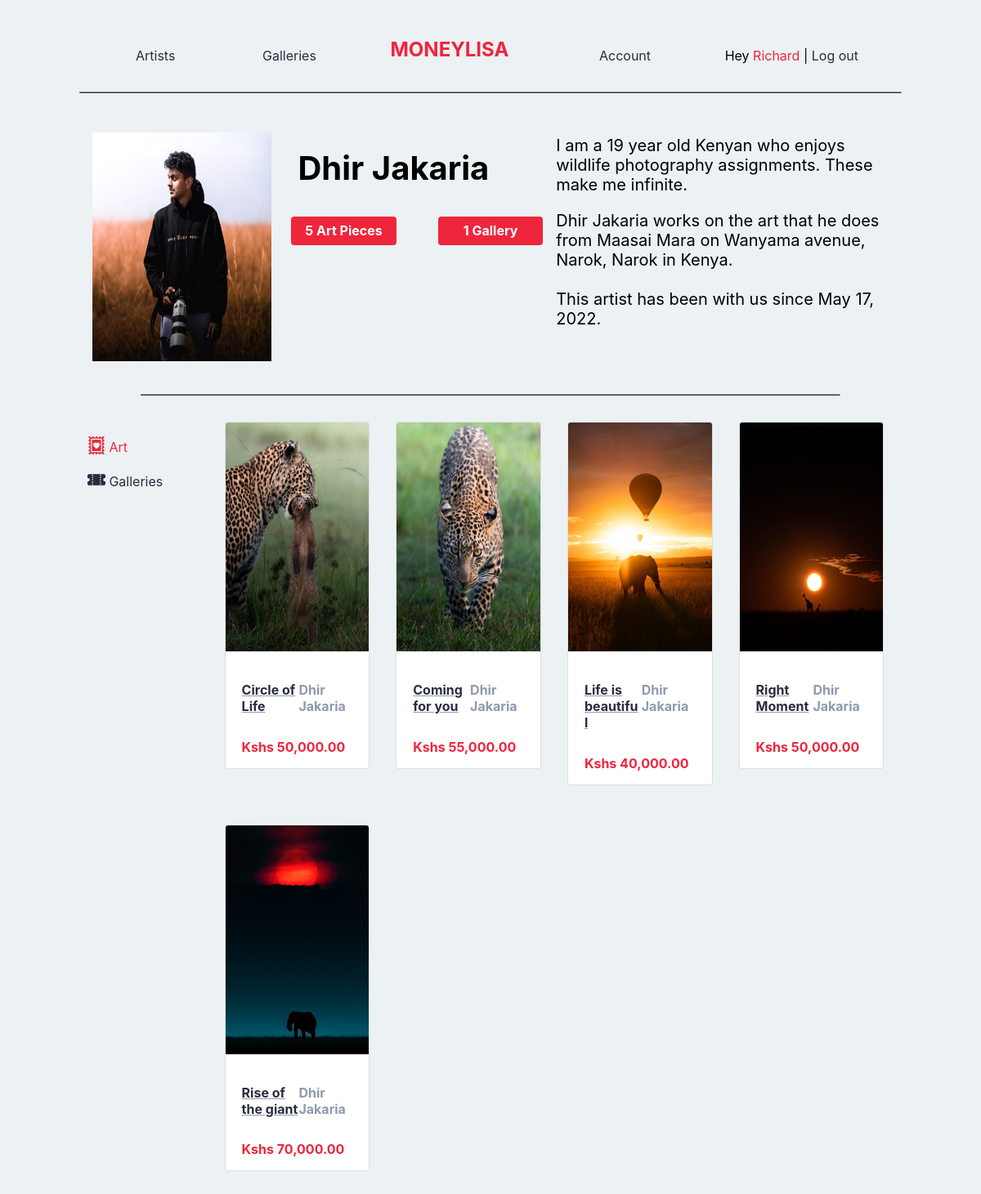
Page /artist-portfolio.php?id=30 (signed in) on the committed database.
### tables this page shows
CREATE TABLE `users` (
  `id` int(11) NOT NULL,
  `name` varchar(128) NOT NULL,
  `email` varchar(255) NOT NULL,
  `password_hash` varchar(255) NOT NULL,
  `isAdmin` varchar(20) DEFAULT 'no',
  `isArtist` varchar(20) DEFAULT 'no',
  `created_at` timestamp NOT NULL DEFAULT current_timestamp()
);

CREATE TABLE `artist_details` (
  `id` int(11) NOT NULL,
  `artist_id` int(11) NOT NULL,
  `artist_name` varchar(128) NOT NULL,
  `profile_image` varchar(255) DEFAULT NULL,
  `building` varchar(255) DEFAULT NULL,
  `street` varchar(255) NOT NULL,
  `town` varchar(255) NOT NULL,
  `county` varchar(255) NOT NULL,
  `story` varchar(255) NOT NULL,
  `created_at` timestamp NOT NULL DEFAULT current_timestamp()
);

CREATE TABLE `art` (
  `id` int(11) NOT NULL,
  `artist_id` int(11) DEFAULT NULL,
  `artist_name` varchar(128) DEFAULT NULL,
  `title` varchar(128) NOT NULL,
  `story` longtext NOT NULL,
  `price` int(128) NOT NULL,
  `palletes` int(128) DEFAULT NULL,
  `img_path` varchar(255) NOT NULL,
  `created_at` timestamp NULL DEFAULT current_timestamp()
);

### artist-portfolio.php (the view, shortened to what this page needs)
<?php
if (isset($_SESSION["user_id"])) {
    $mysqli = require __DIR__ . "/database.php";
    $sql = "SELECT * FROM users
            WHERE id = {$_SESSION["user_id"]}";
    $result = $mysqli->query($sql);
    $user = $result->fetch_assoc();
}
?>
<?php
$sql = "SELECT * FROM users
        WHERE id = {$_GET["id"]}";
$result = $mysqli->query($sql);
$artist = $result->fetch_assoc();
$sql = "SELECT * FROM artist_details
        WHERE artist_id = {$_GET["id"]}";
$detail_result = $mysqli->query($sql);
$artist_details = $detail_result->fetch_assoc();
$sql = "SELECT COUNT(*) AS art_count FROM art
        WHERE artist_id = {$_GET["id"]}";
$art_count_result = $mysqli->query($sql);
$art_count = $art_count_result->fetch_assoc();
$sql = "SELECT COUNT(*) AS gallery_count FROM galleries
        WHERE artist_id = {$_GET["id"]}";
$gallery_count_result = $mysqli->query($sql);
$gallery_count = $gallery_count_result->fetch_assoc();
?>
<!DOCTYPE html>
<html lang="en">
<head>
    <link rel='stylesheet' href='styles/main.css'>
    <link rel='stylesheet' href='styles/utility.css'>
    <link rel='stylesheet' href='https://cdn.jsdelivr.net/npm/bootstrap-icons@1.8.1/font/bootstrap-icons.css'>
</head>
<body>
    <?php include __DIR__ . "/navbar.php"; ?>
    <main>
        <div class='container-cart'>
            <div class='row'>
                <div class='col-md-12 col-lg-12'>
                    <div class='d-flex justify-content-between flex-wrap flex-md-nowrap align-items-center pt-3 pb-2 mb-3 border-bottom'>
                        <div class='row'>
                            <div class='col-md-3 col-lg-3 p-3'>
                                <img src='<?= $artist_details['profile_image'] ?>' alt='<?= $artist['name'] ?>' class='card-img-top'>
                            </div>
                            <div class='col-md-9 col-lg-9'>
                                <div class='row px-2'>
                                    <div class='col-md-5 col-lg-5'>
                                        <h1 class='fs-1 p-2'>
                                            <?= $artist['name'] ?>
                                        </h1>
                                        <div class='row justify-content-between'>
                                            <span class='col-5 badge badge-imperial'>
                                                <?= $art_count['art_count'] ?> <?= $art_count['art_count'] == 1 ? " Art Piece" : "Art Pieces" ?>
                                            </span>
                                            <span class='col-5 badge badge-imperial'>
                                                <?= $gallery_count['gallery_count'] ?> <?= $gallery_count['gallery_count'] == 1 ? "Gallery" : "Galleries" ?>
                                            </span>
                                        </div>
                                    </div>
                                    <div class='col-md-7 col-lg-7 px-3'>
                                        <p class='fs-5'>
                                            <?= $artist_details['story'] ?>
                                        </p>
                                        <p class='fs-5'>
                                            <?= $artist_details['artist_name'] ?> works on the art that he does from <?= $artist_details['building'] ?> on <?= $artist_details['street'] ?>, <?= $artist_details['town'] ?>, <?= $artist_details['county'] ?> in Kenya.
                                            <br />
                                            <br />
                                            This artist has been with us since <?php
                                                                                $date = date_create($artist_details['created_at']);
                                                                                echo date_format($date, 'F j, Y');
                                                                                ?>.
                                        </p>
                                    </div>
                                </div>
                            </div>
                        </div>
                    </div>
                    <hr class='mobile-hide hr' />
                </div>
            </div>
        </div>
        <div class='container-flex' style='padding-left:7%; padding-right:8%;'>
            <div class='row'>
                <nav class='col-md-3 col-lg-2 d-md-block'>
                    <div class='position-sticky pt-3 background-cultured'>
                        <ul class='nav flex-column'>
                            <li class='nav-item'>
                                <a class='nav-link active' aria-current='page' href='#'>
                                    <i class='bi bi-postage-heart-fill imperial-red' style='font-size: 22px;'></i>
                                    Art
                                </a>
                            </li>
                            <li class='nav-item'>
                                <a class='nav-link' href='artist-gallery-portfolio.php?id=<?= $artist['id'] ?>'>
                                    <i class='bi bi-ticket-perforated-fill' style='font-size: 22px;'></i>
                                    Galleries
                                </a>
                            </li>
                        </ul>
                    </div>
                </nav>
                <div class='col-md-9 col-lg-10'>
                    <div class='row'>
                        <?php
                        $mysqli = require __DIR__ . '/database.php';
                        $fetch_stmt = "SELECT * FROM art WHERE artist_id = {$artist['id']}";
                        $result = $mysqli->query($fetch_stmt);
                        if ($result->num_rows > 0) {
                            while ($row = $result->fetch_assoc()) {
                                $artist_id = $row['artist_id'];
                                $piece_id = $row['id'];
                                $piece_title = $row['title'];
                                $artist_name = $row['artist_name'];
                                $piece_price = $row['price'];
                                $piece_dir = $row['img_path'];
                        ?>
                                <div class='col-lg-3 col-md-6 col-sm-12 px-3 py-4'>
                                    <div class='card'>
                                        <img src='<?= $piece_dir ?>' class='card-img-top' alt='<? $piece_title ?>'>
                                        <div class='card-body'>
                                            <div class='row ml-1'>
                                                <div class='col-6'>
                                                    <a href='art-piece-details.php?id=<?= $piece_id ?>'>
                                                        <h4 class='space-cadet cadet-underlined'><?= $piece_title ?></h4>
                                                    </a>
                                                </div>
                                                <div class='col-6'>
                                                    <a href='artist-details.php?id=<?= $artist_id ?>' class='plain'>
                                                        <h4 class='card-title manatee'><?= $artist_name ?></h4>
                                                    </a>
                                                </div>
                                            </div>
                                            <div class='row ml-1 pt-2'>
                                                <div class='col-12'>
                                                    <span class='imperial-red fs-6 bold'>Kshs <?= number_format($piece_price, 2) ?></span>
                                                </div>
                                            </div>
                                        </div>
                                    </div>
                                </div>
                        <?php
                            }
                        } else {
                            echo "<center class='fs-5 mt-6 imperial-red'>" . $artist_details['artist_name'] . " has not uploaded art yet. Come back later. </center>";
                        }
                        ?>
                    </div>
                </div>
            </div>
        </div>
    </main>
</body>
</html>

### navbar.php (shortened to what this page needs)
<nav class='navbar sticky-top mobile-hide'>
    <div class='container-fluid'>
        <ul class='navbar-nav'>
            <li class='nav-item'>
                <a href='artists.php' class='nav-link'>Artists</a>
            </li>
        </ul>
        <ul class='navbar-nav'>
            <li class='nav-item'>
                <a href='galleries.php' class='nav-link'>Galleries</a>
            </li>
        </ul>
        <a href='home.php' class='nav-header mr-5'>
            MONEYLISA
        </a>
        <ul class='navbar-nav'>
            <li class='nav-item'>
                <?php if (isset($user)) : ?>
                    <a href='enthusiast-art-orders.php?id=<?= $_SESSION['user_id'] ?>' class='nav-link'>
                        Account
                    </a>
                <?php else : ?>
                    <a href='signin.php' class='nav-link'>
                        Account
                    </a>
                <?php endif; ?>
            </li>
        </ul>
        <ul class='navbar-nav'>
            <li class='nav-item'>
                <?php if (isset($user)) : ?>
                    <p>
                        Hey
                        <a href='enthusiast-art-orders.php?id=<?= $_SESSION['user_id'] ?>'>
                            <?= substr($user['name'], 0, strpos($user['name'], ' ')) ?>
                        </a>
                        |
                        <a href='logout.php' class='space-cadet'>Log out</a>
                    </p>
                <?php else : ?>
                    <div class='col-lg-12'>
                        <p><a href='signin.php'>Sign In</a> or <a href='signup.php'>Sign Up</a></p>
                    </div>
                <?php endif; ?>
            </li>
        </ul>
    </div>
    <hr class='mobile-hide hr' />
</nav>

### styles/main.css (style rules this page uses)
:root { --space-cadet: #2b2d42ff; --space-cadet-light: #2b2d42ff; --manatee: #8d99aeff; --cultured: #edf2f4ff; --imperial-red: #ef233cff; --imperial-red-light: #f25f5cff; --space-cadet: hsla(235, 21%, 21%, 1); --manatee: hsla(218, 17%, 62%, 1); --cultured: hsla(197, 24%, 94%, 1); --imperial-red: hsla(353, 86%, 54%, 1); --inter: -apple-system, BlinkMacSystemFont, 'Inter', 'Segoe UI', 'Roboto', 'Oxygen', 'Ubuntu', 'Cantarell', 'Fira Sans', 'Droid Sans', 'Helvetica Neue', sans-serif; }
.navbar { position: relative; display: flex; flex-wrap: wrap; align-items: center; justify-content: space-between; padding-top: 0.5rem; padding-bottom: 0.5rem; background-color: var(--cultured); }
.sticky-top { position: -webkit-sticky; position: sticky; top: 0; z-index: 1020; }
.navbar > .container, .navbar > .container-fluid, .navbar > .container-flex { display: flex; flex-wrap: inherit; align-items: center; justify-content: space-between; }
.navbar-nav { display: flex; flex-direction: column; padding-left: 0; margin-bottom: 0; list-style: none; }
.nav { display: flex; flex-wrap: wrap; padding-left: 0; margin-bottom: 0; list-style: none; }
.nav-link { display: block; padding: 0.5rem 1rem; color: var(--space-cadet); text-decoration: none; transition: color 0.15s ease-in-out, background-color 0.15s ease-in-out, border-color 0.15s ease-in-out, text-decoration 0.25s ease-in-out; }
.active { color: var(--imperial-red); }
body { font-family: var(--inter); background-color: var(--cultured); }
a { color: var(--imperial-red); text-decoration: none; }
.nav-header { font-size: 1.5rem; font-weight: 700; color: var(--imperial-red); text-decoration: none solid 5px var(--space-cadet); }
.space-cadet { color: var(--space-cadet); }
.cadet-underlined { text-decoration: underline solid var(--manatee); }
.manatee { color: var(--manatee); }
.background-cultured { background-color: var(--cultured) !important; }
.imperial-red { color: var(--imperial-red); }
.plain { text-decoration: none; }
.bold { font-weight: 700; }
.hr { width: 85%; border-bottom: solid 1px var(--space-cadet); }
* { box-sizing: border-box; }
.container-fluid { padding-left: 30px; padding-right: 30px; padding-top: 10px; padding-bottom: 10px; margin-right: auto; margin-left: auto; }
.container-flex { width: 100%; padding-left: 10%; padding-right: 10%; margin: auto; }
.container-cart { width: 85%; padding-left: 0; padding-right: 0; margin: auto; }
.row { --gutter-x: 1.5rem; --gutter-x: 0; display: flex; flex-wrap: wrap; margin-top: calc(-1 * var(--gutter-y)); margin-right: calc(-0.5 * var(--gutter-x)); margin-left: calc(-0.5 * var(--gutter-x)); }
.row > * { flex-shrink: 0; width: 100%; max-width: 100%; padding-right: calc(var(--gutter-x) * 0.5); padding-left: calc(var(--gutter-x) * 0.5); margin-top: var(--gutter-y); }
.flex-column { flex-direction: column; }
.card { position: relative; display: flex; flex-direction: column; min-width: 0; word-wrap: break-word; background-color: #fff; background-clip: border-box; border: 1px solid rgba(0, 0, 0, 0.125); border-radius: 0.25rem; }
.card-body { flex: 1 1 auto; padding: 1rem 1rem; }
.card-title { margin-bottom: 0.5rem; }
.card-img-top { width: 100%; border-top-left-radius: calc(0.25rem - 1px); border-top-right-radius: calc(0.25rem - 1px); min-height: 280px; max-height: 295px; }
.badge { display: inline-block; padding: 0.35em 0.65em; font-size: 1em; font-weight: 700; line-height: 1.5; color: #fff; text-align: center; white-space: nowrap; vertical-align: baseline; border-radius: 0.25rem; }
.badge-imperial { background-color: var(--imperial-red); }
.position-sticky { position: -webkit-sticky !important; position: sticky !important; }

### rows in the picture
users: name "Richard"
artist_details: profile_image (picture), story "I am a 19 year old Kenyan who enjoys wildlife photography assignments. These make me infinite.", artist_name "Dhir Jakaria", building "Maasai Mara", street "Wanyama avenue", town "Narok", county "Narok", created_at "May 17, 2022"
users: name "Dhir Jakaria"
art: img_path (picture), title "Circle of Life", artist_name "Dhir Jakaria", price "50,000.00"
art: img_path (picture), title "Coming for you", artist_name "Dhir Jakaria", price "55,000.00"
art: img_path (picture), title "Life is beautiful", artist_name "Dhir Jakaria", price "40,000.00"
art: img_path (picture), title "Right Moment", artist_name "Dhir Jakaria", price "50,000.00"
art: img_path (picture), title "Rise of the giant", artist_name "Dhir Jakaria", price "70,000.00"

### other values in the picture
$art_count['art_count'] "5"
$gallery_count['gallery_count'] "1"
